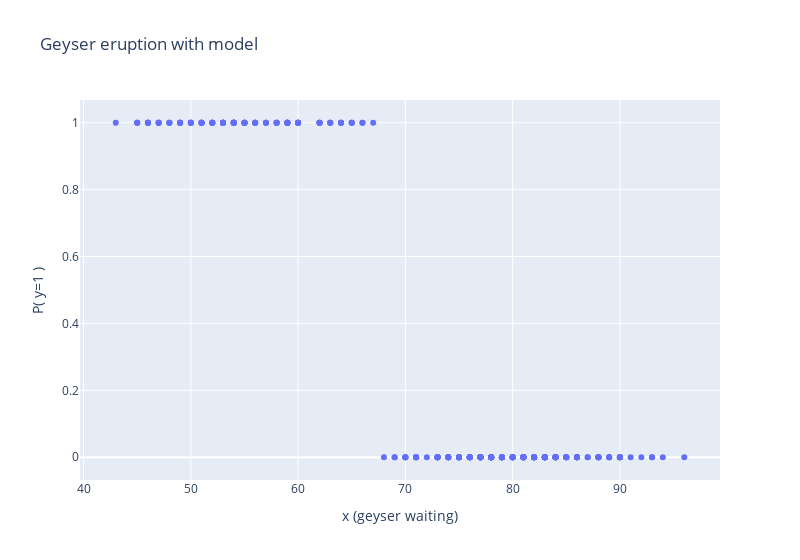

The notebook cell this image was saved under:
### Markdown cell above
**plotting the waiting feature on top of data**

the next step is to actually start using logistic regression

### Code cell
fig = px.scatter(geyser, x=geyser['waiting'], y=y, width=800, title='Geyser eruption with model', labels={
                     "kind_binary": "P( y=1 )",
                     "waiting": "x (geyser waiting)"
                 })
fig.show()

### Figure 1 — Plotly figure (JSON) as saved in the notebook; plotly's stock layout.template omitted (floating-point values rounded to 4 significant figures; data arrays with more than 128 entries replaced by an {"elided": "..."} marker saying what was removed)
{"data": [{"hovertemplate": "x (geyser waiting)=%{x}<br>P( y=1 )=%{y}<extra></extra>", "legendgroup": "", "marker": {"color": "#636efa", "symbol": "circle"}, "mode": "markers", "name": "", "orientation": "v", "showlegend": false, "type": "scatter", "x": {"elided": "272 int values"}, "xaxis": "x", "y": {"elided": "272 int values"}, "yaxis": "y"}], "layout": {"legend": {"tracegroupgap": 0}, "title": {"text": "Geyser eruption with model"}, "width": 800, "xaxis": {"anchor": "y", "domain": [0, 1], "title": {"text": "x (geyser waiting)"}}, "yaxis": {"anchor": "x", "domain": [0, 1], "title": {"text": "P( y=1 )"}}}}
